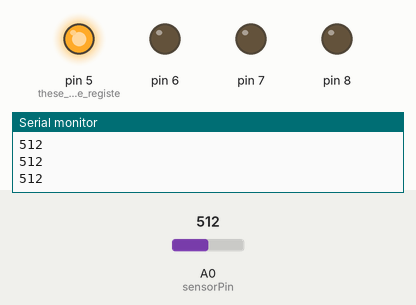
This sketch was run on a simulated Arduino Uno, built with avr-gcc and run on an emulated ATmega328P. On the bench: output pins drawn as LEDs (lit = HIGH), the last lines printed to the serial monitor. The inputs (shaded band) are chosen by the test bench; at power-on: A0 (sensorPin) = 512.

Above: at 1.2 s.
1.3 s: A0 (sensorPin) set to 460
2.8 s: A0 (sensorPin) set to 433
At 3.4 s:
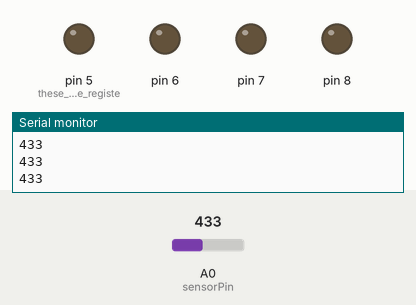
4.3 s: A0 (sensorPin) set to 660
At 4.9 s:
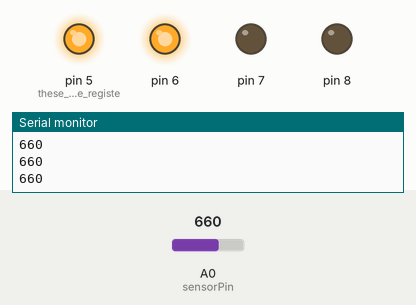
5.8 s: A0 (sensorPin) set to 842
7.3 s: A0 (sensorPin) set to 867
At 7.8 s:
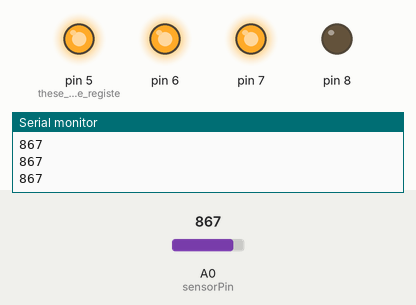
8.8 s: A0 (sensorPin) set to 840
At 9.9 s:
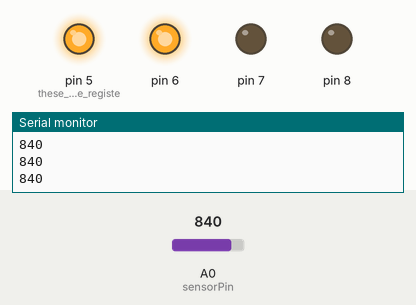
Timing chart, 0 to 11.3 s (numbered marks = the images above; inputs shaded):
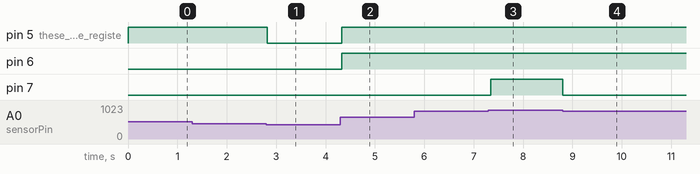

Measured:
- the behaviour switches between 450 and 449 on A0 (sensorPin) (found by bisection; images 0 and 1)
- the behaviour switches between 849 and 850 on A0 (sensorPin) (found by bisection; images 2 and 3)
- after the input at 2.8 s, pin 5 (these_outputs_are_registe): HIGH → LOW at once
- after the input at 4.3 s, pin 5 (these_outputs_are_registe), pin 6: LOW → HIGH at once
- after the input at 7.3 s, pin 7: LOW → HIGH at once
- after the input at 8.8 s, pin 7: HIGH → LOW at once

The sketch:

Question_04.1.ino
```cpp
int sensorPin = A0; //pot stays on this setting
int sensorValue = 0; //this registers the value for the LED's to turn on by


void setup() {
  Serial.begin(9600); //has the serial begin
  pinMode(5, OUTPUT); //these outputs are registered for the LEDs
  pinMode(6, OUTPUT);
  pinMode(7, OUTPUT);
  pinMode(8, OUTPUT);
}

void loop() {
  sensorValue = analogRead(sensorPin); //has the system read the sensorpin when turned
  Serial.println(sensorValue); //prints the values depending on when turns

  if (sensorValue >= 1000){ //creates an if statement to separate each turning value
    //state 3 - ALL OUTPUTS
    digitalWrite(5, HIGH);
    digitalWrite(6, HIGH);
    digitalWrite(7, HIGH);
    digitalWrite(8, HIGH);

  }

  else if (sensorValue < 1000 && sensorValue >= 850){
    //state 2
    // each state of being turn will turn on the lights from first to last
    digitalWrite(5, HIGH);
    digitalWrite(6, HIGH);
    digitalWrite(7, HIGH);
    digitalWrite(8, LOW);
    }


  else if (sensorValue < 850 && sensorValue >= 650){
    //state 2
    //separated by different value points to correctly turn on the lights
    digitalWrite(5, HIGH);
    digitalWrite(6, HIGH);
    digitalWrite(7, LOW);
    digitalWrite(8, LOW);
    }

    else if (sensorValue < 650 && sensorValue >= 450){
    //state 1
    digitalWrite(5, HIGH);
    digitalWrite(6, LOW);
    digitalWrite(7, LOW);
    digitalWrite(8, LOW);
    }
    else if (sensorValue < 450 && sensorValue >= 250){
    digitalWrite(5, LOW);
    digitalWrite(6, LOW);
    digitalWrite(7, LOW);
    digitalWrite(8, LOW);
    }
  else{
    //state 1
    digitalWrite(4, LOW);
    digitalWrite(5, LOW);
    digitalWrite(6, LOW);
    digitalWrite(7, LOW);
    digitalWrite(8, LOW);
    digitalWrite(9, LOW);

    }

  delay(50);

}
```
